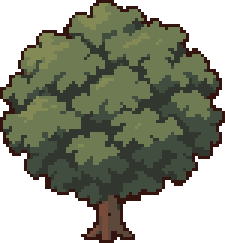
#> input picture Assets/Game/03.Resources/Art/AIGenerated/Decor/tree_01.png, 75 x 81 px, given as the content of the folder ome/t2/Assets/Game/03.Resources/Art/AIGenerated/Ground/grass, which was not available (shown 3 times larger)
$ python GenerateTextures.py
#> lines starting #> are read from the running program, lines starting #| are printed output that depends on the picture; after the words box and inside, x2 and y2 are one past the last pixel; in counts of white or black regions, pixels touching at a corner belong together
"""Reproducible local lookdev textures; no generation service and no source edits.
Run with /usr/bin/python3, or the Round2 Build Assets Unity menu.
"""
from pathlib import Path
import json
import numpy as np
from PIL import Image

ROOT = Path(__file__).resolve().parents[6]
ART = ROOT / 'Assets/Game/03.Resources/Art'
OUT = ART / 'HD2D/Round2'


def diamond_square(path):
    image = np.array(Image.open(path).convert('RGBA'))
#> image is the input picture: shape (81, 75, 4); mean R, G, B, A 53.3, 57, 41.1, 163.1
    y, x = np.mgrid[:24, :48]
    u, v = (x + .5) / 48, (y + .5) / 24
    sx = np.clip(((u-v+1)*.5*image.shape[1]).astype(int), 0, image.shape[1]-1)
    sy = np.clip(((u+v)*.5*image.shape[0]).astype(int), 0, image.shape[0]-1)
    result = image[sy, sx, :3].copy()
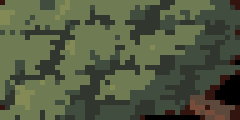
#> result: shape (24, 48, 3) (shown 5 times larger); mean R, G, B 81.1, 89.4, 65.2
    result[image[sy, sx, 3] < 128] = [161, 152, 93]
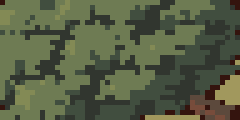
#> result: shape (24, 48, 3) (shown 5 times larger); 2.95% of pixels changed, all inside (x1, y1, x2, y2) = (29, 12, 48, 24)
    return result


def main():
    OUT.mkdir(parents=True, exist_ok=True)
    rng = np.random.default_rng(18112026)
    grass_files = sorted((ART/'AIGenerated/Ground/grass').glob('*.png'))
    grass = np.stack([diamond_square(p) for p in grass_files])
    width, height = 2048, 1024
    y, x = np.mgrid[:height, :width]
    # Long, irregular fields, not a grid of four intact tile squares.
    coarse = rng.random((33, 65))
    smooth = np.array(Image.fromarray((coarse*255).astype('uint8')).resize((width,height),Image.Resampling.BICUBIC))/255
    fine = rng.random((height,width))
    palette = np.array([[194,173,95],[161,152,93],[214,192,116],[179,169,84],[145,140,75],[112,104,62]])
    field = np.array([[174,166,87],[178,170,90],[182,174,93]])[np.select([smooth<.35,smooth<.70],[0,1],default=2)].copy()
    # Sparse 1-3 texel fragments sampled from all four adopted grass pictures.
    for _ in range(65000):
        px, py = int(rng.integers(width)), int(rng.integers(height))
        tile = grass[int(rng.integers(4))]
        sx, sy = int(rng.integers(46)), int(rng.integers(22))
        fragment = tile[sy:sy+2,sx:sx+2]
        # Adopt source light/dark relationships, quantized to quiet grass colors.
        light = np.mean(fragment,axis=2)
        fragment = np.array([[145,140,75],[179,169,84],[194,173,95]])[np.select([light<125,light<160],[0,1],default=2)]
        for dy in range(2):
            for dx in range(2):
                if rng.random()<.57:
                    field[(py+dy)%height,(px+dx)%width] = fragment[dy,dx]
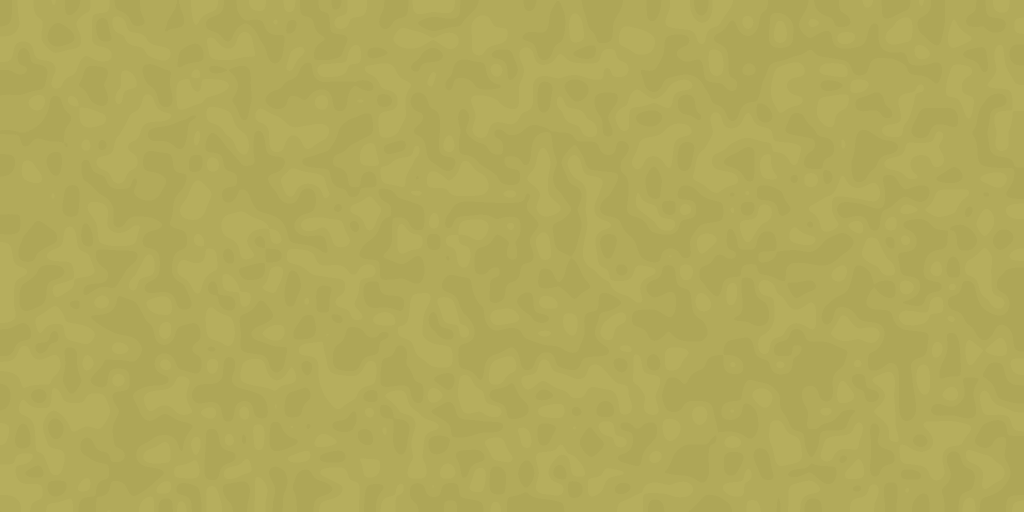
#> field: shape (1024, 2048, 3) int64 (shown at 1/2 size); mean of channels 0, 1, 2 177.6, 169.6, 89.7; drawn as R, G, B
    # No rectangular patch borders. One world-space road with ragged pixel edges.
    world_z = (y+.5)/24 - height/48
    edge_noise = np.array(Image.fromarray(rng.integers(0,255,(1,129),dtype='uint8')).resize((width,1),Image.Resampling.BICUBIC))[0]/255
    edge = .70 + (edge_noise[x]-.5)*.30 + (fine-.5)*.10
    distance = np.abs((height/48 - y/24) - 2.8)
    path_files=sorted((ART/'AIGenerated/Ground/path').glob('*.png'))
    path_pixels=np.concatenate([np.array(Image.open(p).convert('RGBA')).reshape(-1,4) for p in path_files])
    path_pixels=path_pixels[(path_pixels[:,3]>200)&(path_pixels[:,0]>170)&(path_pixels[:,1]>120)&(path_pixels[:,1]<205)&(path_pixels[:,2]<145),:3]
    if len(path_pixels)==0:
        raise RuntimeError('No opaque dirt colors in source pictures')
    road_colors=np.array([[228,184,125],[207,163,108],[186,145,97]])
    source_choices=path_pixels[rng.integers(len(path_pixels),size=(height,width))]
    path_mask=distance<edge
    # Blend edge by coverage at individual texels, never a bilinear gradient.
    fringe=(distance<edge+.15)&(fine<(edge+.15-distance)/.15)
    field[path_mask]=road_colors[rng.choice(3,size=path_mask.sum(),p=[.25,.65,.10])]
    field[fringe&~path_mask]=source_choices[fringe&~path_mask]
    # Explicitly close both wrap seams; the repetition period is >42 m.
    field[-1]=field[0]
    field[:,-1]=field[:,0]
    Image.fromarray(field.astype('uint8')).save(OUT/'F2Ground.png')
    noise=rng.random((128,128))
    clusters=np.array(Image.fromarray(rng.integers(0,255,(32,32),dtype='uint8')).resize((128,128),Image.Resampling.NEAREST))/255
    values=np.select([noise*.5+clusters*.5<.30,noise*.5+clusters*.5<.70],[0,127],default=255).astype('uint8')
    values[-1]=values[0];values[:,-1]=values[:,0]
    Image.fromarray(values).convert('RGB').save(OUT/'F2Pattern.png')
    board=((np.indices((48,48)).sum(axis=0)%2)*255).astype('uint8')
    Image.fromarray(board).convert('RGB').save(OUT/'F2Density.png')
    (OUT/'texture-source.json').write_text(json.dumps({'seed':18112026,'grassSources':[str(p.relative_to(ROOT)) for p in grass_files],'pathSources':[str(p.relative_to(ROOT)) for p in path_files],'floorTexelsPerUnit':[48,24],'floorWorldPeriod':[width/48,height/24],'method':'stochastic source fragments, irregular low-frequency fields, per-texel road fringe; periodic borders; no whole-tile grid'},ensure_ascii=False,indent=2))


if __name__ == '__main__':
#> (the run stopped early here; a loop or call above may not have finished)
